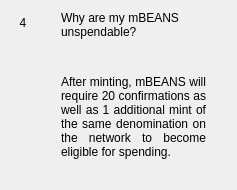
                  <widget class="QWidget" name="widgetFaq4" native="true">
                   <layout class="QHBoxLayout" name="horizontalPage_4" stretch="0,1">
                    <item alignment="Qt::AlignTop">
                     <widget class="QLabel" name="labelNumber4">
                      <property name="minimumSize">
                       <size>
                        <width>24</width>
                        <height>24</height>
                       </size>
                      </property>
                      <property name="maximumSize">
                       <size>
                        <width>16777215</width>
                        <height>24</height>
                       </size>
                      </property>
                      <property name="text">
                       <string>4</string>
                      </property>
                      <property name="alignment">
                       <set>Qt::AlignCenter</set>
                      </property>
                     </widget>
                    </item>
                    <item>
                     <layout class="QVBoxLayout" name="verticalLayoutPage_4">
                      <property name="leftMargin">
                       <number>20</number>
                      </property>
                      <property name="rightMargin">
                       <number>20</number>
                      </property>
                      <item>
                       <widget class="QLabel" name="labelSubtitle4">
                        <property name="text">
                         <string>Why are my mBEANS unspendable?</string>
                        </property>
                        <property name="wordWrap">
                         <bool>true</bool>
                        </property>
                       </widget>
                      </item>
                      <item>
                       <spacer name="verticalSpacer_40">
                        <property name="orientation">
                         <enum>Qt::Vertical</enum>
                        </property>
                        <property name="sizeType">
                         <enum>QSizePolicy::Fixed</enum>
                        </property>
                        <property name="sizeHint" stdset="0">
                         <size>
                          <width>20</width>
                          <height>30</height>
                         </size>
                        </property>
                       </spacer>
                      </item>
                      <item>
                       <widget class="QLabel" name="labelContent4">
                        <property name="text">
                         <string>
                           &lt;html&gt;&lt;head/&gt;&lt;body&gt;&lt;p align=&quot;justify&quot;&gt;
                           After minting, mBEANS will require 20 confirmations as well as 1
                           additional mint of the same denomination on the network to
                           become eligible for spending.
                           &lt;/p&gt;&lt;/body&gt;&lt;/html&gt;
                         </string>
                        </property>
                        <property name="alignment">
                         <set>Qt::AlignLeading|Qt::AlignLeft|Qt::AlignTop</set>
                        </property>
                        <property name="wordWrap">
                         <bool>true</bool>
                        </property>
                       </widget>
                      </item>
                      <item>
                       <spacer name="verticalSpacer_41">
                        <property name="orientation">
                         <enum>Qt::Vertical</enum>
                        </property>
                        <property name="sizeHint" stdset="0">
                         <size>
                          <width>20</width>
                          <height>20</height>
                         </size>
                        </property>
                       </spacer>
                      </item>
                     </layout>
                    </item>
                   </layout>
                  </widget>
